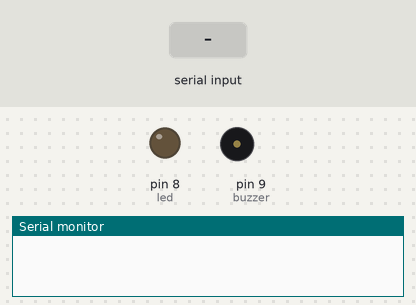
This sketch was run on a simulated Arduino Uno, built with avr-gcc and run on an emulated ATmega328P. Shown: output pins drawn as LEDs (lit = HIGH), buzzer (waves = sounding, pin HIGH), the last lines printed to the serial monitor. Inputs (shaded band) come from the test bench.

Above: at 1.2 s.
1.3 s: "A" received over the second serial link
At 1.6 s:
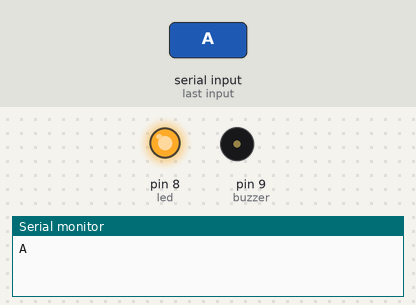
2.8 s: "B" received over the second serial link
At 3.9 s:
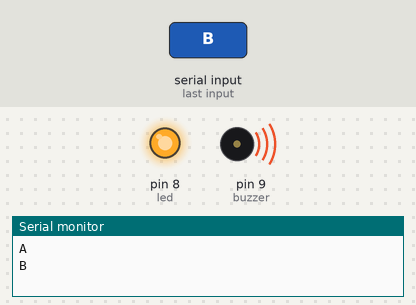
4.3 s: "a" received over the second serial link
At 5.1 s:
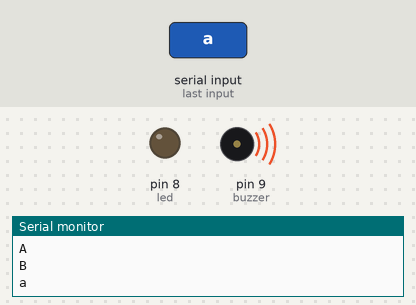
Timing chart, 0 to 7.3 s (numbered marks = the images above; inputs shaded):
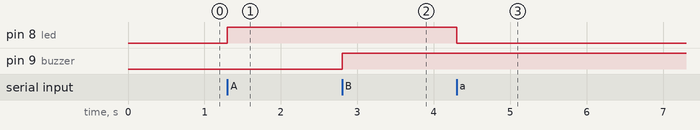

Measured:
- after the input at 1.3 s, pin 8 (led): LOW → HIGH at once
- after the input at 2.8 s, pin 9 (buzzer): LOW → HIGH at once
- after the input at 4.3 s, pin 8 (led): HIGH → LOW at once

The sketch:

bluetoothLEDArduinoClass12B.ino
```cpp
#include <SoftwareSerial.h>

SoftwareSerial bluetooth(10, 11); // RX, TX

int led = 8;
int buzzer = 9;
char data;

void setup() {
  pinMode(led, OUTPUT);
  pinMode(buzzer, OUTPUT);
  bluetooth.begin(9600);
  Serial.begin(9600);
}

void loop() {
  if (bluetooth.available()) {
    data = bluetooth.read();
    Serial.println(data);

    if (data == 'A') {
      digitalWrite(led, HIGH);
    }
    if (data == 'a') {
      digitalWrite(led, LOW);
    }
    if (data == 'B') {
      digitalWrite(buzzer, HIGH);
    }
    if (data == 'b') {
      digitalWrite(buzzer, LOW);
    }
  }
}
```
